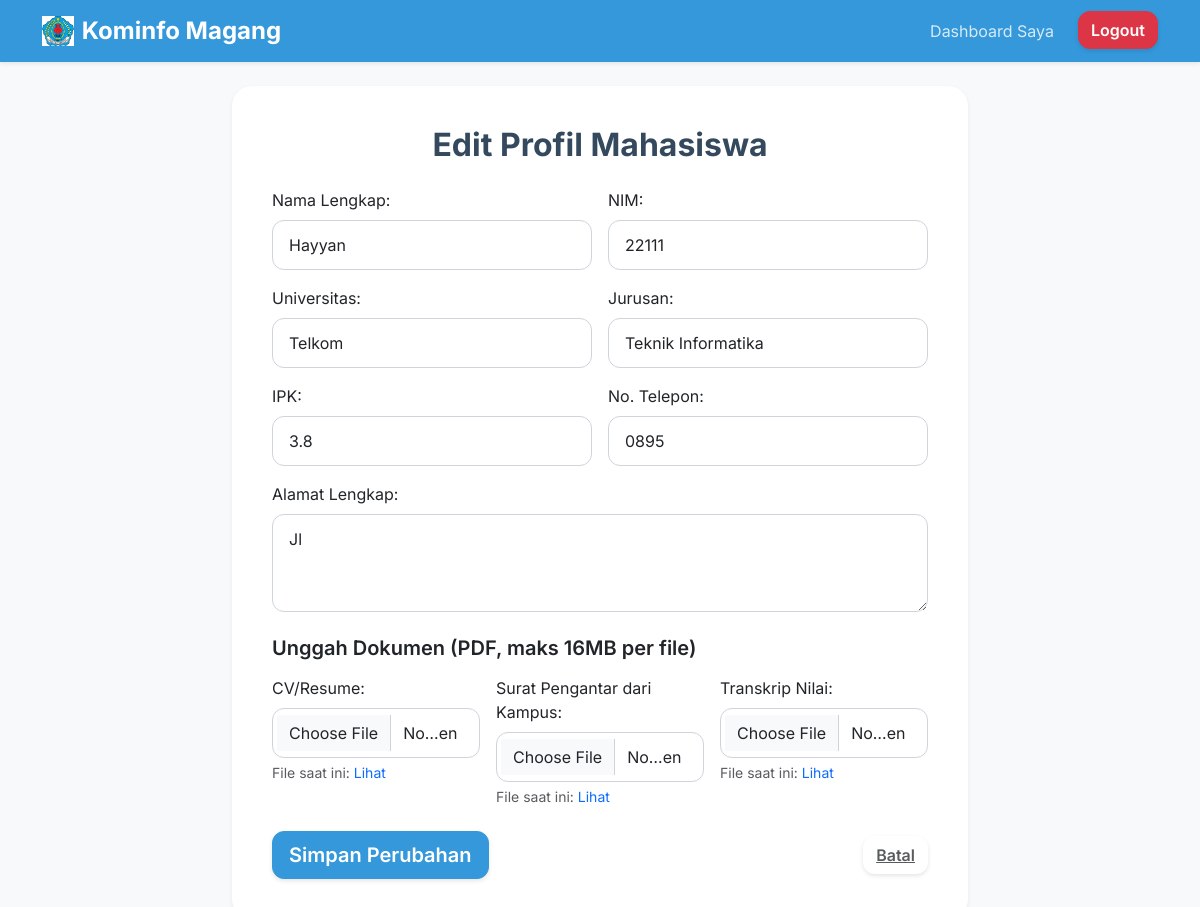
/profile/edit (signed in), run on the app's committed database.
### database.py (models this page shows, shortened)
class MahasiswaProfile(db.Model):
    id = db.Column(db.Integer, primary_key=True)
    user_id = db.Column(db.Integer, db.ForeignKey('user.id'), unique=True, nullable=False)
    full_name = db.Column(db.String(100), nullable=True)
    nim = db.Column(db.String(50), unique=True, nullable=True)
    university = db.Column(db.String(100), nullable=True)
    major = db.Column(db.String(100), nullable=True)
    gpa = db.Column(db.Float, nullable=True)
    phone_number = db.Column(db.String(20), nullable=True)
    address = db.Column(db.String(200), nullable=True)
    cv_path = db.Column(db.String(200), nullable=True)
    surat_pengantar_path = db.Column(db.String(200), nullable=True)
    transkrip_nilai_path = db.Column(db.String(200), nullable=True)

### app.py (the view, shortened to what this page needs)
@app.route('/profile/edit', methods=['GET', 'POST'])
@login_required(role='mahasiswa')
def edit_profile(user):
    profile = MahasiswaProfile.query.filter_by(user_id=user.id).first()
    if not profile:
        profile = MahasiswaProfile(user_id=user.id)
        db.session.add(profile)
        db.session.commit()
    return render_template('edit_profile.html', user=user, profile=profile)

### templates/edit_profile.html (shortened to what this page needs)
{% extends "base.html" %}
{% block content %}
<div class="row justify-content-center">
    <div class="col-lg-8">
        <div class="card shadow-sm p-4">
            <div class="card-body">
                <h2 class="card-title text-center mb-4 fw-bold">Edit Profil Mahasiswa</h2>
                <form action="{{ url_for('edit_profile') }}" method="POST" enctype="multipart/form-data">
                    <div class="row g-3">
                        <div class="col-md-6">
                            <label for="full_name" class="form-label">Nama Lengkap:</label>
                            <input type="text" id="full_name" name="full_name" value="{{ profile.full_name or '' }}" class="form-control">
                        </div>
                        <div class="col-md-6">
                            <label for="nim" class="form-label">NIM:</label>
                            <input type="text" id="nim" name="nim" value="{{ profile.nim or '' }}" class="form-control">
                        </div>
                        <div class="col-md-6">
                            <label for="university" class="form-label">Universitas:</label>
                            <input type="text" id="university" name="university" value="{{ profile.university or '' }}" class="form-control">
                        </div>
                        <div class="col-md-6">
                            <label for="major" class="form-label">Jurusan:</label>
                            <input type="text" id="major" name="major" value="{{ profile.major or '' }}" class="form-control">
                        </div>
                        <div class="col-md-6">
                            <label for="gpa" class="form-label">IPK:</label>
                            <input type="number" step="0.01" id="gpa" name="gpa" value="{{ profile.gpa or '' }}" class="form-control">
                        </div>
                        <div class="col-md-6">
                            <label for="phone_number" class="form-label">No. Telepon:</label>
                            <input type="text" id="phone_number" name="phone_number" value="{{ profile.phone_number or '' }}" class="form-control">
                        </div>
                        <div class="col-12">
                            <label for="address" class="form-label">Alamat Lengkap:</label>
                            <textarea id="address" name="address" rows="3" class="form-control">{{ profile.address or '' }}</textarea>
                        </div>
                    </div>
                    <h3 class="fs-5 fw-semibold text-dark mt-4 mb-3">Unggah Dokumen (PDF, maks 16MB per file)</h3>
                    <div class="row g-3">
                        <div class="col-md-4">
                            <label for="cv_file" class="form-label">CV/Resume:</label>
                            <input type="file" id="cv_file" name="cv_file" accept=".pdf" class="form-control">
                            {% if profile.cv_path %}
                                <small class="text-muted mt-1 d-block">File saat ini: <a href="{{ url_for('static', filename='uploads/' + profile.cv_path) }}" target="_blank" class="text-decoration-none">Lihat</a></small>
                            {% endif %}
                        </div>
                        <div class="col-md-4">
                            <label for="surat_pengantar_file" class="form-label">Surat Pengantar dari Kampus:</label>
                            <input type="file" id="surat_pengantar_file" name="surat_pengantar_file" accept=".pdf" class="form-control">
                            {% if profile.surat_pengantar_path %}
                                <small class="text-muted mt-1 d-block">File saat ini: <a href="{{ url_for('static', filename='uploads/' + profile.surat_pengantar_path) }}" target="_blank" class="text-decoration-none">Lihat</a></small>
                            {% endif %}
                        </div>
                        <div class="col-md-4">
                            <label for="transkrip_nilai_file" class="form-label">Transkrip Nilai:</label>
                            <input type="file" id="transkrip_nilai_file" name="transkrip_nilai_file" accept=".pdf" class="form-control">
                            {% if profile.transkrip_nilai_path %}
                                <small class="text-muted mt-1 d-block">File saat ini: <a href="{{ url_for('static', filename='uploads/' + profile.transkrip_nilai_path) }}" target="_blank" class="text-decoration-none">Lihat</a></small>
                            {% endif %}
                        </div>
                    </div>
                    <div class="d-flex justify-content-between align-items-center mt-4">
                        <button type="submit" class="btn btn-primary btn-lg">Simpan Perubahan</button>
                        <a href="{{ url_for('user_dashboard') }}" class="btn btn-link text-muted">Batal</a>
                    </div>
                </form>
            </div>
        </div>
    </div>
</div>
{% endblock %}

### static/css/custom.css (style rules this page uses)
:root { --bs-primary: #3498db; --bs-primary-rgb: 52, 152, 219; --bs-secondary: #bdc3c7; --bs-success: #2ecc71; --bs-danger: #e74c3c; --bs-warning: #f39c12; --bs-info: #3498db; --bs-dark: #34495e; --bs-light: #ecf0f1; --bs-light-hover: #e0e4e7; }
body { font-family: 'Inter', sans-serif; background-color: var(--bs-light); color: var(--bs-dark); }
.card { border: none; border-radius: 1.25rem; box-shadow: 0 10px 25px rgba(0, 0, 0, 0.1); transition: transform 0.3s ease, box-shadow 0.3s ease; }
.card-title { color: var(--bs-dark); }
.btn { border-radius: 0.75rem; font-weight: 600; transition: transform 0.2s ease, box-shadow 0.2s ease, background-color 0.2s ease, border-color 0.2s ease; box-shadow: 0 2px 4px rgba(0, 0, 0, 0.1); cursor: pointer; }
.btn-primary { background-color: var(--bs-primary); border-color: var(--bs-primary); }
.form-control, .form-select { border-radius: 0.75rem; border: 1px solid #ced4da; padding: 0.75rem 1rem; box-shadow: none !important; transition: border-color 0.3s ease, box-shadow 0.3s ease; }

### data on the page
MahasiswaProfile: full_name "Hayyan", nim "22111", university "Telkom", major "Teknik Informatika", gpa "3.8", phone_number "0895", address "Jl"
